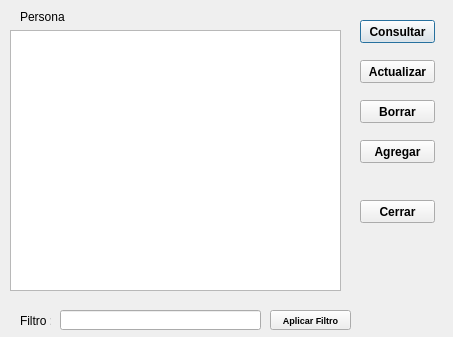
<?xml version="1.0" encoding="UTF-8"?>
<ui version="4.0">
 <class>frmConsulta</class>
 <widget class="QDialog" name="frmConsulta">
  <property name="geometry">
   <rect>
    <x>0</x>
    <y>0</y>
    <width>453</width>
    <height>337</height>
   </rect>
  </property>
  <property name="windowTitle">
   <string>Consulta de Datos</string>
  </property>
  <widget class="QTableView" name="tblPersonas">
   <property name="geometry">
    <rect>
     <x>10</x>
     <y>30</y>
     <width>331</width>
     <height>261</height>
    </rect>
   </property>
   <property name="alternatingRowColors">
    <bool>true</bool>
   </property>
   <property name="selectionMode">
    <enum>QAbstractItemView::SingleSelection</enum>
   </property>
   <attribute name="horizontalHeaderDefaultSectionSize">
    <number>97</number>
   </attribute>
  </widget>
  <widget class="QPushButton" name="btnConsultar">
   <property name="geometry">
    <rect>
     <x>360</x>
     <y>20</y>
     <width>75</width>
     <height>23</height>
    </rect>
   </property>
   <property name="font">
    <font>
     <weight>75</weight>
     <bold>true</bold>
    </font>
   </property>
   <property name="text">
    <string>Consultar</string>
   </property>
  </widget>
  <widget class="QPushButton" name="btnBorrar">
   <property name="geometry">
    <rect>
     <x>360</x>
     <y>100</y>
     <width>75</width>
     <height>23</height>
    </rect>
   </property>
   <property name="font">
    <font>
     <weight>75</weight>
     <bold>true</bold>
    </font>
   </property>
   <property name="text">
    <string>Borrar</string>
   </property>
  </widget>
  <widget class="QPushButton" name="btnActualizar">
   <property name="geometry">
    <rect>
     <x>360</x>
     <y>60</y>
     <width>75</width>
     <height>23</height>
    </rect>
   </property>
   <property name="font">
    <font>
     <weight>75</weight>
     <bold>true</bold>
    </font>
   </property>
   <property name="text">
    <string>Actualizar</string>
   </property>
  </widget>
  <widget class="QPushButton" name="btnCerrar">
   <property name="geometry">
    <rect>
     <x>360</x>
     <y>200</y>
     <width>75</width>
     <height>23</height>
    </rect>
   </property>
   <property name="font">
    <font>
     <weight>75</weight>
     <bold>true</bold>
    </font>
   </property>
   <property name="text">
    <string>Cerrar</string>
   </property>
  </widget>
  <widget class="QLabel" name="Persona">
   <property name="geometry">
    <rect>
     <x>20</x>
     <y>10</y>
     <width>47</width>
     <height>13</height>
    </rect>
   </property>
   <property name="text">
    <string>Persona</string>
   </property>
  </widget>
  <widget class="QPushButton" name="btnAgregar">
   <property name="geometry">
    <rect>
     <x>360</x>
     <y>140</y>
     <width>75</width>
     <height>23</height>
    </rect>
   </property>
   <property name="font">
    <font>
     <weight>75</weight>
     <bold>true</bold>
    </font>
   </property>
   <property name="text">
    <string>Agregar</string>
   </property>
  </widget>
  <widget class="QLabel" name="Filtro">
   <property name="geometry">
    <rect>
     <x>20</x>
     <y>310</y>
     <width>31</width>
     <height>21</height>
    </rect>
   </property>
   <property name="text">
    <string>Filtro :</string>
   </property>
  </widget>
  <widget class="QPushButton" name="btnAplicarFiltro">
   <property name="geometry">
    <rect>
     <x>270</x>
     <y>310</y>
     <width>81</width>
     <height>20</height>
    </rect>
   </property>
   <property name="font">
    <font>
     <pointsize>7</pointsize>
     <weight>75</weight>
     <bold>true</bold>
    </font>
   </property>
   <property name="text">
    <string>Aplicar Filtro</string>
   </property>
  </widget>
  <widget class="QLineEdit" name="txtFiltro">
   <property name="geometry">
    <rect>
     <x>60</x>
     <y>310</y>
     <width>201</width>
     <height>20</height>
    </rect>
   </property>
  </widget>
 </widget>
 <resources/>
 <connections/>
</ui>
